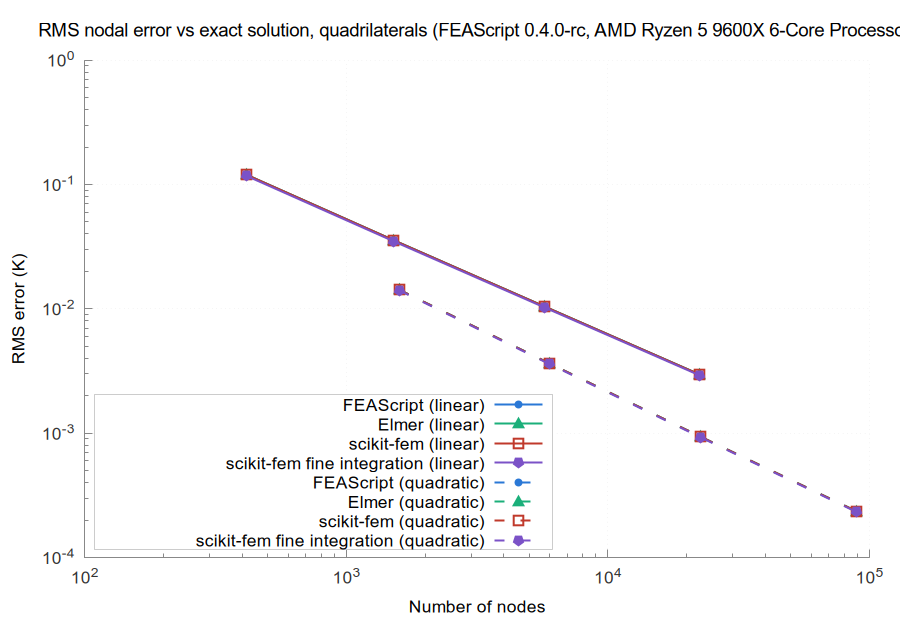

The gnuplot source for this figure:
set terminal pngcairo size 900,620 font 'Arial,13'
set border 3 lc rgb '#888888'; set tics nomirror tc rgb '#333333'
set grid lc rgb '#e6e6e6' lw 1; set key top left box lc rgb '#cccccc' opaque
set logscale xy; set format y '10^{%L}'; set format x '10^{%L}'
set output 'accuracy_quad.png'
set title 'RMS nodal error vs exact solution, quadrilaterals (FEAScript 0.4.0-rc, AMD Ryzen 5 9600X 6-Core Processor)' font 'Arial,14'
set xlabel 'Number of nodes'
set ylabel 'RMS error (K)'
set key bottom left
plot 'err_quad_linear_FEAScript_sparse_LU.dat' u 1:2 w lp lw 2 dt 1 pt 7 ps 1.0 lc rgb '#2a78d6' t 'FEAScript (linear)', \
     'err_quad_linear_Elmer_UMFPACK.dat' u 1:2 w lp lw 2 dt 1 pt 9 ps 1.6 lc rgb '#1baf7a' t 'Elmer (linear)', \
     'err_quad_linear_scikit_fem_SuperLU.dat' u 1:2 w lp lw 2 dt 1 pt 4 ps 1.6 lc rgb '#c0392b' t 'scikit-fem (linear)', \
     'err_quad_linear_scikit_fem_fine_integration.dat' u 1:2 w lp lw 2 dt 1 pt 15 ps 1.6 lc rgb '#7b52c7' t 'scikit-fem fine integration (linear)', \
     'err_quad_quadratic_FEAScript_sparse_LU.dat' u 1:2 w lp lw 2 dt 2 pt 7 ps 1.0 lc rgb '#2a78d6' t 'FEAScript (quadratic)', \
     'err_quad_quadratic_Elmer_UMFPACK.dat' u 1:2 w lp lw 2 dt 2 pt 9 ps 1.6 lc rgb '#1baf7a' t 'Elmer (quadratic)', \
     'err_quad_quadratic_scikit_fem_SuperLU.dat' u 1:2 w lp lw 2 dt 2 pt 4 ps 1.6 lc rgb '#c0392b' t 'scikit-fem (quadratic)', \
     'err_quad_quadratic_scikit_fem_fine_integration.dat' u 1:2 w lp lw 2 dt 2 pt 15 ps 1.6 lc rgb '#7b52c7' t 'scikit-fem fine integration (quadratic)'
